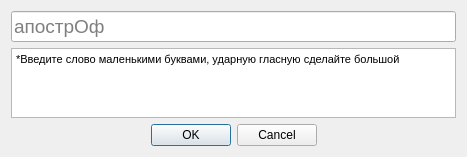
<?xml version="1.0" encoding="UTF-8"?>
<ui version="4.0">
 <class>AddNewWordDialogAlternative</class>
 <widget class="QDialog" name="AddNewWordDialogAlternative">
  <property name="geometry">
   <rect>
    <x>0</x>
    <y>0</y>
    <width>467</width>
    <height>144</height>
   </rect>
  </property>
  <property name="windowTitle">
   <string>Добавьте новое слово</string>
  </property>
  <layout class="QGridLayout" name="gridLayout">
   <item row="2" column="0">
    <widget class="QDialogButtonBox" name="buttonBox">
     <property name="orientation">
      <enum>Qt::Horizontal</enum>
     </property>
     <property name="standardButtons">
      <set>QDialogButtonBox::Cancel|QDialogButtonBox::Ok</set>
     </property>
     <property name="centerButtons">
      <bool>true</bool>
     </property>
    </widget>
   </item>
   <item row="0" column="0">
    <widget class="QLineEdit" name="wordLineEdit">
     <property name="font">
      <font>
       <pointsize>14</pointsize>
      </font>
     </property>
     <property name="placeholderText">
      <string>апострОф</string>
     </property>
    </widget>
   </item>
   <item row="1" column="0">
    <widget class="QTextBrowser" name="textBrowser">
     <property name="documentTitle">
      <string>Примечание</string>
     </property>
     <property name="html">
      <string>&lt;!DOCTYPE HTML PUBLIC &quot;-//W3C//DTD HTML 4.0//EN&quot; &quot;http://www.w3.org/TR/REC-html40/strict.dtd&quot;&gt;
&lt;html&gt;&lt;head&gt;&lt;meta name=&quot;qrichtext&quot; content=&quot;1&quot; /&gt;&lt;title&gt;Примечание&lt;/title&gt;&lt;style type=&quot;text/css&quot;&gt;
p, li { white-space: pre-wrap; }
&lt;/style&gt;&lt;/head&gt;&lt;body style=&quot; font-family:'MS Shell Dlg 2'; font-size:8.25pt; font-weight:400; font-style:normal;&quot;&gt;
&lt;p style=&quot; margin-top:0px; margin-bottom:0px; margin-left:0px; margin-right:0px; -qt-block-indent:0; text-indent:0px;&quot;&gt;*Введите слово маленькими буквами, ударную гласную сделайте большой&lt;/p&gt;&lt;/body&gt;&lt;/html&gt;</string>
     </property>
    </widget>
   </item>
  </layout>
 </widget>
 <resources/>
 <connections>
  <connection>
   <sender>buttonBox</sender>
   <signal>accepted()</signal>
   <receiver>AddNewWordDialogAlternative</receiver>
   <slot>accept()</slot>
   <hints>
    <hint type="sourcelabel">
     <x>248</x>
     <y>254</y>
    </hint>
    <hint type="destinationlabel">
     <x>157</x>
     <y>274</y>
    </hint>
   </hints>
  </connection>
  <connection>
   <sender>buttonBox</sender>
   <signal>rejected()</signal>
   <receiver>AddNewWordDialogAlternative</receiver>
   <slot>reject()</slot>
   <hints>
    <hint type="sourcelabel">
     <x>316</x>
     <y>260</y>
    </hint>
    <hint type="destinationlabel">
     <x>286</x>
     <y>274</y>
    </hint>
   </hints>
  </connection>
 </connections>
</ui>
